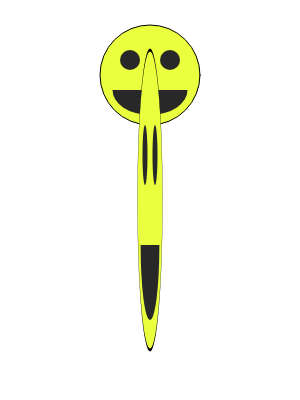
Frame 1 (no input)
Frame 60 (no input): identical to frame 1, image omitted
Frame 120 (the mouse pressed at the canvas centre since frame 60): identical to frame 1, image omitted

The p5.js sketch that drew this single still picture (run headless with seeded random() and noise() and a simulated clock; from frame 60 on, the mouse is pressed at the canvas centre):

// p5.js sketch
// ── sketch.js
function setup(){
    // create a canvas that is
    // (width:400px, height:600px)
    createCanvas(300,400);
}

function draw() {
    // set the background to 'white'
    background(255);

    translate( 150, 75 );
    // ** draw the smily face **
    stroke( 0 );
    fill('rgba(234, 255, 61, 1.0)');
    ellipse( 0, 0, 100 );
    noStroke();
    fill( 40, 255 );
    arc( 0, 15, 75, 50, 0, PI );
    ellipse( -20, -15, 20 );
    ellipse( 20, -15, 20 );

    // scale the x-axis by 200%
    // scale the y-axis by 75%
    translate( 0, 125 );
    scale(0.25, 3.0);
    // ** draw the smily face **
    stroke( 0 );
    fill('rgba(234, 255, 61, 1.0)');
    ellipse( 0, 0, 100 );
    noStroke();
    fill( 40, 255 );
    arc( 0, 15, 75, 50, 0, PI );
    ellipse( -20, -15, 20 );
    ellipse( 20, -15, 20 );
}
